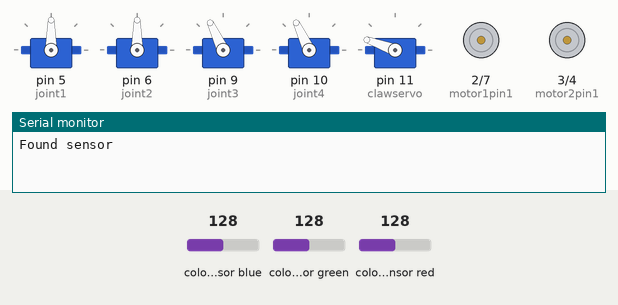
This sketch was run on a simulated Arduino Uno, built with avr-gcc and run on an emulated ATmega328P. Parts: 5 × servo, motor-driver pin pairs drawn as motors (green arrow = first pin HIGH = forward, orange = second pin HIGH = backward, longer = more drive), the last lines printed to the serial monitor. The test bench sets the inputs (shaded band); at power-on: colour sensor red 128, colour sensor blue 128, colour sensor green 128.

Above: at 2.9 s.
3.0 s: colour sensor red set to 191
At 14.6 s:
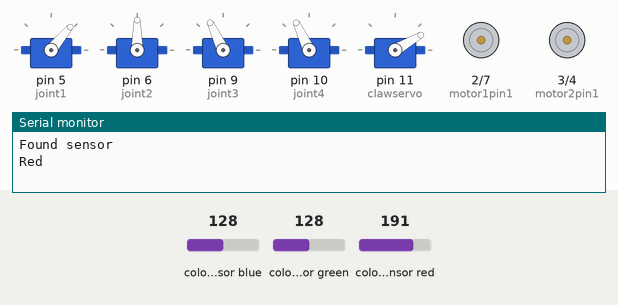
14.8 s: colour sensor blue set to 140
26.6 s: colour sensor blue set to 146
At 33.3 s:
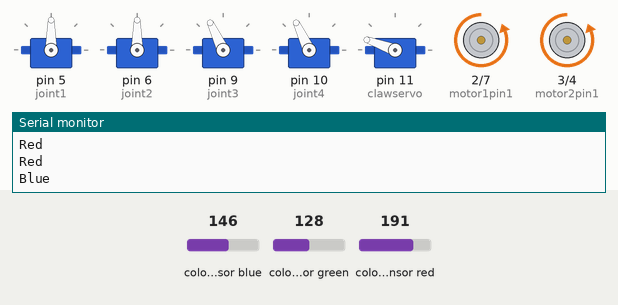
33.6 s: colour sensor blue set to 5
43.5 s: colour sensor blue set to 191
At 54.9 s:
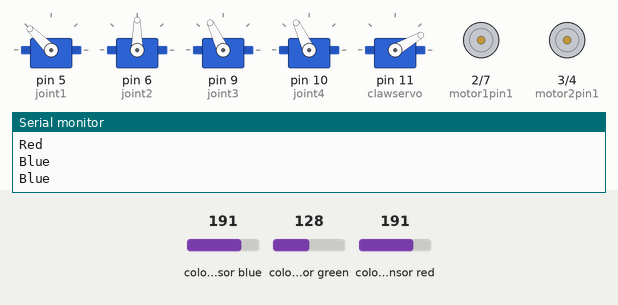
Timing chart, 0 to 56.3 s (numbered marks = the images above; inputs shaded):
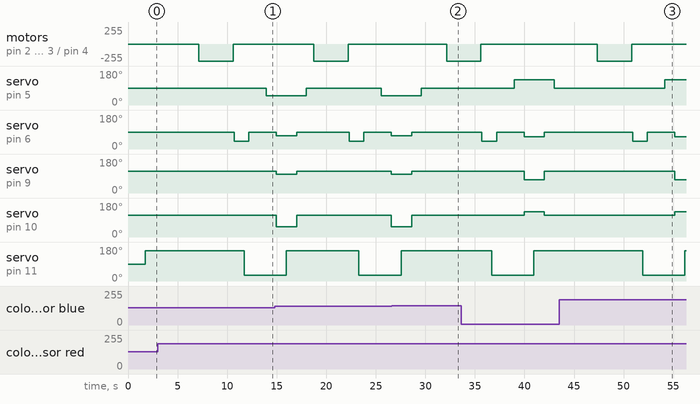

The sketch:

Robot_Arm_Conveyor_Belt_Project.ino
```cpp
//Alexander Gruhl
//April 24, 2021
//Colour sensor detects colour of object on the conveyor belt, conveyor belt moves object to pickup location, and robot manipulator picks up object and puts it in the correct bin for its colour

#include <Servo.h>
#include <Wire.h>
#include "Adafruit_TCS34725.h"

Servo joint1;  //joint1 servo
Servo joint2;  //joint2 servo
Servo joint3;  //joint3 servo
Servo joint4;  //joint4 servo
Servo clawservo;  //claw servo (for opening and closing claw)

int16_t theta_1 = 90, theta_2 = 90, theta_3 = map(-65, 0, -90, 180, 90), theta_4 = map(25, 0, 90, 90, 180); //theta for joints 1, 2, 3, and 4, mapped from actual angle with respect to link to servo movement placement

uint16_t red_counter = 0, blue_counter = 0, yellow_counter = 0; //holds the amount of times each colour has been detected in a row by the colour sensor (resets after new colour detected)

const uint16_t claw_open = 160, claw_closed = 30; //open and closed servo angle for claw servo, respectivly
const uint16_t joint1_2_initial_position = 90; //joint 1 and 2 initial position

const uint16_t motor1pin1 = 2, motor1pin2 = 7; //conveyor belt motor 1
const uint16_t motor2pin1 = 3, motor2pin2 = 4; //conveyor belt motor 2

Adafruit_TCS34725 tcs = Adafruit_TCS34725(TCS34725_INTEGRATIONTIME_700MS, TCS34725_GAIN_1X); //colour sensor

void setup() {
  Serial.begin(9600);
  joint1.attach(5);  //attaches joint1 servo to pin 5
  joint2.attach(6);  //attaches joint2 servo to pin 6
  joint3.attach(9);  //attaches joint3 servo to pin 9
  joint4.attach(10);  //attaches joint4 servo to pin 10
  clawservo.attach(11);  //attaches the claw servo to pin 11

  initial_position(); //sets robot arm to the initial (home) position at startup
  clawservo.write(claw_open); //makes the claw start in an open position

  //sets motor pins to output to send commands to motor
  pinMode(motor1pin1, OUTPUT);
  pinMode(motor1pin2, OUTPUT);
  pinMode(motor2pin1, OUTPUT);
  pinMode(motor2pin2, OUTPUT);

  //checks if colour sensor is attached, if not then waits until it is attached
  if(tcs.begin()) {
    Serial.println("Found sensor");
  } else {
    Serial.println("No TCS34725 found ... check your connections");
  while(1);
  }
}

void loop() {
  uint16_t r, g, b, c, colorTemp, lux; //calculates colour composition in front of colour sensor
  bool highest_colour_80; //stores if the amount of the second highest colour is greater than 80% of the highest colour

  tcs.getRawData(&r, &b, &g, &c); //gets the value of each colour amount

  initial_position(); //sets robot arm to the initial (home) position for every loop iteration

  if((r > b && r*0.80 < b) || (b > r && b*0.80 < r)){ //if 80% of red (highest value colour) is greater than blue (2nd highest colour) than set bool to true (and vice versa), otherwise bool is false
    highest_colour_80 = true;
  } else{
    highest_colour_80 = false;
  }

  if(r < 600 && g < 400 && b < 450){ //each colour value less than specified amount when nothing in front of colour sensor
    red_counter = 0;
    blue_counter = 0;
    yellow_counter = 0;
    Serial.println("Nothing");
    stop_conveyor_belt();
  } else if(r*0.75 > g && r*0.75 > b){ //if 75% of the red value is greater than the green and blue values, object in front of colour sensor is red, red counter increases and other reset
    red_counter++;
    blue_counter = 0;
    yellow_counter = 0;
    if(red_counter >= 2){ //if object is detected to be red twice than have robot pick up conveyor belt
      Serial.println("Red");
      run_conveyor_belt();
      stop_conveyor_belt();
      pickup();
      left_drop();
    }
  } else if(highest_colour_80){ //if highest_colour_80 is true than colour of object is yellow (calculations done in previous if-else statement), yellow counter increases and other reset
    red_counter = 0;
    blue_counter = 0;
    yellow_counter++;
    if(yellow_counter >= 2){ //if object is detected to be yellow twice than have robot pick up conveyor belt
      Serial.println("Yellow");
      run_conveyor_belt();
      stop_conveyor_belt();
      pickup();
      center_drop();
    }
  } else{ //colour is blue if other conditions not met, blue counter increases while other counters reset
    red_counter = 0;
    blue_counter++;
    yellow_counter = 0;;
    if(blue_counter >= 2){ //if object is detected to be blue twice than have robot pick up conveyor belt
      Serial.println("Blue");
      run_conveyor_belt();
      stop_conveyor_belt();
      pickup();
      right_drop();
    }
  }
}

void initial_position(){ //set robot arm to initial (home) position (x = 20.1961, y = 0, z = 36.6791)
  joint2.write(joint1_2_initial_position);
  theta_3 = map(-65, 0, -90, 180, 90);
  theta_4 = map(25, 0, 90, 90, 180);
  joint3.write(theta_3);
  joint4.write(theta_4);
  delay(1000);
  joint1.write(joint1_2_initial_position);
  delay(750);
}

void pickup(){ //have robot claw go to location where the conveyor belt puts the object once it stops moving (x = 37.2494, y = 0, z = 9.8918)
  theta_2 = 40;
  clawservo.write(claw_open);
  joint1.write(joint1_2_initial_position);
  joint2.write(theta_2);
  joint3.write(theta_3);
  joint4.write(theta_4);
  delay(1000);
  clawservo.write(claw_closed);
  delay(500);
}

void right_drop(){ //have robot got to inital position and then to location above the rightmost bin  (x = 20.8850, y = 20.8850, z = 10.5625)
  initial_position();
  theta_1 = 135;
  theta_2 = 65;
  theta_3 = map(-110, 0, -180, 180, 0);
  theta_4 = map(45, 0, 90, 90, 180);
  joint1.write(theta_1);
  delay(1000);
  joint2.write(theta_2);
  joint3.write(theta_3);
  joint4.write(theta_4);
  delay(1000);
  clawservo.write(claw_open);
  delay(1000);
}

void left_drop(){ //have robot got to inital position and then to location above the rightmost bin  (x = 20.9682, y = 17.5944, z = 7.2284)
  initial_position();
  theta_1 = 50;
  theta_2 = 70;
  theta_3 = map(-80, 0, -180, 180, 0);
  theta_4 = map(-35, 90, -90, 180, 0);
  joint1.write(theta_1);
  delay(1000);
  joint2.write(theta_2);
  joint3.write(theta_3);
  joint4.write(theta_4);
  delay(1000);
  clawservo.write(claw_open);
  delay(1000);
}

void center_drop(){ //have robot go to the inital position and then to the center bin (x = 19.3792, y = 0, z = 12.0952)
  initial_position();
  theta_2 = 100;
  theta_3 = map(-90, 0, -180, 180, 0);
  theta_4 = map(-55, 90, -90, 180, 0);
  joint2.write(theta_2);
  joint3.write(theta_3);
  joint4.write(theta_4);
  delay(1000);
  clawservo.write(claw_open);
  delay(1000);
}

void run_conveyor_belt(){ //have conveyor belt motors run for 3.45 seconds
  digitalWrite(motor1pin1, LOW);
  digitalWrite(motor1pin2, HIGH);

  digitalWrite(motor2pin1, LOW);
  digitalWrite(motor2pin2, HIGH);
  delay(3450);
}

void stop_conveyor_belt(){ //have conveyor belt stop for 100 milliseconds
  digitalWrite(motor1pin1, LOW);
  digitalWrite(motor1pin2, LOW);

  digitalWrite(motor2pin1, LOW);
  digitalWrite(motor2pin2, LOW);
  delay(100);
}
```

Measured:
- the behaviour switches between 143 and 144 on colour sensor blue (found by bisection; images 1 and 2)
- after the input at 3.0 s, servo on pin 5 (joint1): 90° → 50° after 11.0 s; servo on pin 9 (joint3): stays 115° (without the input it goes to 70° after 10.2 s); servo on pin 10 (joint4): stays 115° (without the input it goes to 135° after 10.2 s)
- after the input at 26.6 s, motor on pin 2 (motor1pin1) / pin 7 (motor1pin2), motor on pin 3 (motor2pin1) / pin 4 (motor2pin2): stopped → backward 255/255 after 5.6 s instead of 3.8 s
- after the input at 43.5 s, servo on pin 5 (joint1): 90° → 135° after 10.7 s
